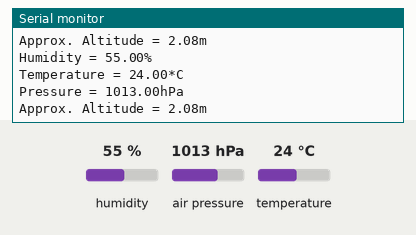
Recording of a program running on a simulated ESP32. On the bench: the last lines printed to the serial monitor. The test bench sets the inputs (shaded band); at power-on: air pressure 1013 hPa, humidity 55 %, temperature 24 °C. WiFi joins after 1.5 s; servers stay silent unless stated; no MQTT or app messages arrive unless stated.

Above: at 5.7 s.
5.8 s: air pressure set to 997 hPa
At 6.4 s:
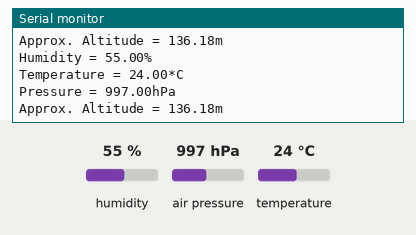
7.3 s: air pressure set to 1000 hPa
At 7.9 s:
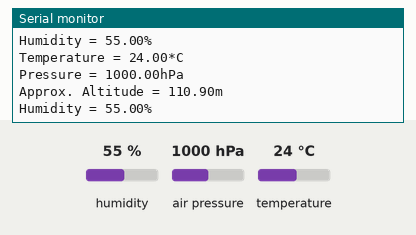
Timing chart, 0 to 10.3 s (numbered marks = the images above; inputs shaded):
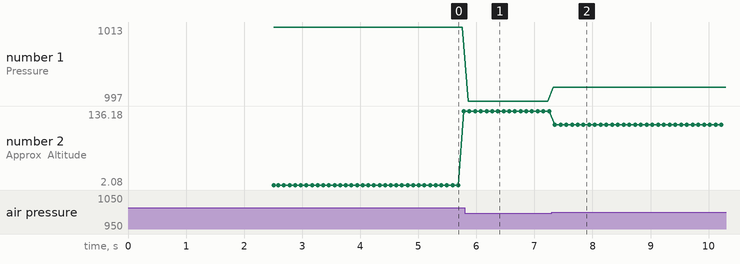

The program:

main.cpp
```cpp
#include <Wire.h>
#include <Adafruit_Sensor.h>
#include <Adafruit_BME280.h>
#include <WiFi.h>
#include <PubSubClient.h>

// BME280 setup
#define SEALEVELPRESSURE_HPA (1013.25)
Adafruit_BME280 bme;

// Wifi name (ssid) and password
const char *ssid = "ssid";
const char *password = "password";

// MQTT Broker IP-address
const char *mqtt_server = "ip"; // home
const int mqtt_port = 1883;

// declare the mqtt client
WiFiClient espClient;
PubSubClient client(espClient);
long lastMsg = 0;
char msg[50];
int value = 0;

// function to connect to wifi
void setup_wifi(int time_reconnect)
{
  delay(10);
  // We start by connecting to a WiFi network
  Serial.println();
  Serial.print("Connecting to ");
  Serial.println(ssid);

  WiFi.begin(ssid, password);

  while (WiFi.status() != WL_CONNECTED) // wait for connection
  {
    long now = millis();
    if ((now - lastMsg > 500)) // every 500 ms
    {
      lastMsg = now;
      Serial.print(".");
    }
    if ((now - time_reconnect > 5000)) // every 5 s
    {
      // restarer esp etter 5 sekunder for raskere oppkobling til wifi
      Serial.print("Restarter esp32");
      time_reconnect = now;
      ESP.restart();
    }
  }
  Serial.println("");
  Serial.println("WiFi connected");
  Serial.println("IP address: ");
  Serial.println(WiFi.localIP());
}

// Listens for messages on subscribed topics
void callback(char *topic, byte *message, unsigned int length)
{
  // prints the topic and the message
  Serial.print("Message arrived on topic: ");
  Serial.print(topic);
  Serial.print(". Message: ");
  String dataMessage;

  // makes a string from the message
  for (int i = 0; i < length; i++)
  {
    Serial.print((char)message[i]);
    dataMessage += (char)message[i];
  }
}

void setup()
{
  Serial.begin(9600); // start serial for output

  if (!bme.begin(0x76)) // start BME280
  {
    Serial.println("Could not find a valid BME280 sensor, check wiring!");
    while (1)
      ;
  }

  // starter wifi:
  setup_wifi(0);
  client.setServer(mqtt_server, mqtt_port);
  client.setCallback(callback);
}

// MQTT reconnect function
void reconnect()
{
  // Loop until we're reconnected
  while (!client.connected())
  {
    Serial.print("Attempting MQTT connection...");
    // Attempt to connect
    if (client.connect("ESP8266Client"))
    {
      Serial.println("connected");
      // Subscribe
      // client.subscribe("esp32/input");
    }
    else
    {
      Serial.print("failed, rc=");
      Serial.print(client.state());
      Serial.println(" try again in 5 seconds");
      // Wait 5 seconds before retrying
      delay(5000);
    }
  }
}

void printMQTT(String topic, String msg, String owner)
{
  bool debug = false;
  // print the topic and message to the serial monitor
  String mqtt_msg = "{\"owner\": \"" + owner + "\", \"message\": " + msg + "}";
  String mqtt_topic = "esp32/output/" + topic;
  client.publish(mqtt_topic.c_str(), mqtt_msg.c_str());
  if (debug)
  {
    Serial.print("Topic: ");
    Serial.println(mqtt_topic);
    Serial.print("Message: ");
    Serial.println(mqtt_msg);
  }
}
void loop()
{
  // if mqtt is not connected, reconnect
  if (!client.connected())
  {
    Serial.print("disconnect mqtt");
    reconnect();
  }

  long now = millis();

  if ((now - lastMsg > 1000)) // every second
  {
    // send data to mqtt
    printMQTT("temperature", String(bme.readTemperature()), "ESP32");
    printMQTT("humidity", String(bme.readHumidity()), "ESP32");
    printMQTT("pressure", String(bme.readPressure() / 100.0F), "ESP32");
    printMQTT("altitude", String(bme.readAltitude(SEALEVELPRESSURE_HPA)), "ESP32");

    // print the data to the serial monitor
    Serial.print("Temperature = ");
    Serial.print(bme.readTemperature());
    Serial.println("*C");

    Serial.print("Pressure = ");
    Serial.print(bme.readPressure() / 100.0F);
    Serial.println("hPa");

    Serial.print("Approx. Altitude = ");
    Serial.print(bme.readAltitude(SEALEVELPRESSURE_HPA));
    Serial.println("m");

    Serial.print("Humidity = ");
    Serial.print(bme.readHumidity());
    Serial.println("%");

    Serial.println();
  }
  client.loop(); // listen for incoming messages
}
```

Measured:
- the behaviour switches between 999 and 1000 hPa on air pressure (found by bisection; images 1 and 2)
- after the input at 5.8 s, the serial monitor: prints a new line after 0.06 s (image 1)
- after the input at 7.3 s, the serial monitor: prints a new line at once (image 2)
- plotted number 1: 1013 → 997 after the input at 5.8 s, 997 → 1000 after the input at 7.3 s
- plotted number 2: 136.18 → 110.9 after the input at 7.3 s
